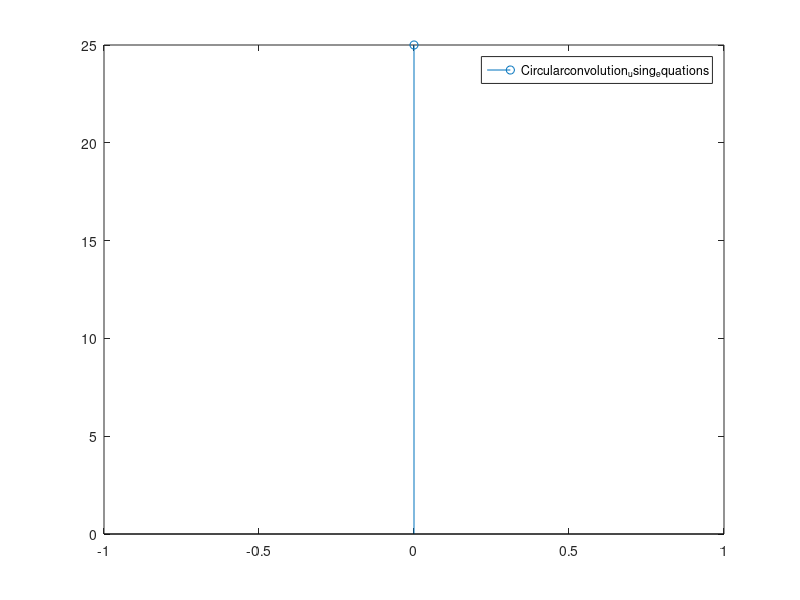

MATLAB code for this plot:
clear all
clc
x=input("Discrete values of function x in [ ]:");
h=input("Discrete values of function h in [ ]:");
y=h;
if length(x)>length(h)
    h=[h,zeros(1,length(x)-length(h))]
elseif length(h)>length(x)
    x=[x,zeros(1,length(h)-length(x))]
end
s=zeros(1,length(x));
l=length(h);
m=(0:(l-2));
for n=2:l
    h(n)=y(l-m(n-1));
end
h
for i=1:l
    for j=1:l
        s(i)=s(i)+x(j)*h(j);        
    end
    h=[h(l),h(1:end-1)];
end
s
f=[0:l-1];
stem(f,s)
legend("Circularconvolution_using_equations")
c=cconv(x,y,l)
